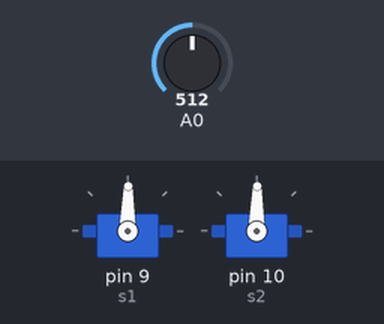
Bench run of a sketch on a simulated Arduino Uno, built with avr-gcc and run on an emulated ATmega328P. Shown: 2 × servo. The inputs (shaded band) are chosen by the test bench; at power-on: A0 = 512.

Above: at 1.2 s.
1.3 s: A0 set to 716
At 1.7 s:
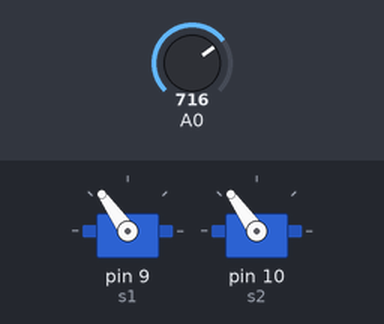
2.8 s: A0 set to 900
At 4.0 s:
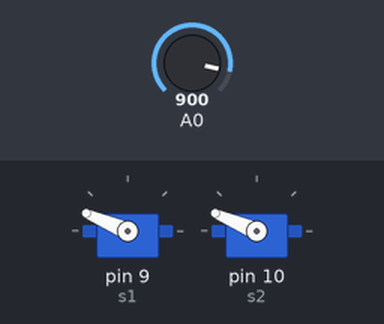
4.3 s: A0 set to 1023
At 5.1 s:
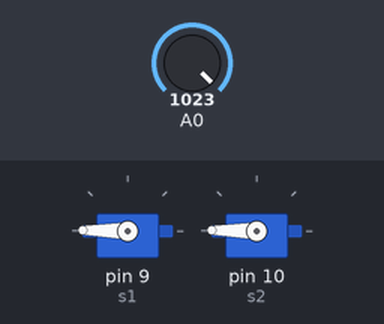
5.8 s: A0 set to 511
At 6.3 s:
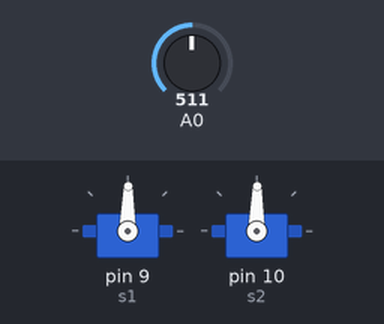
7.3 s: A0 set to 306
At 8.6 s:
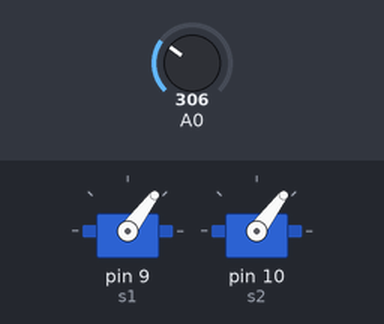
Timing chart, 0 to 9.8 s (numbered marks = the images above; inputs shaded):
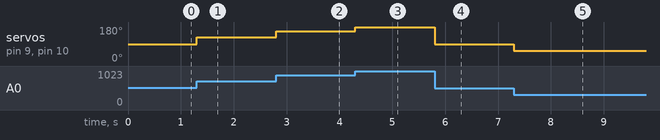

Measured:
- after the input at 1.3 s, servo on pin 9 (s1), servo on pin 10 (s2): 89° → 125° at once
- after the input at 2.8 s, servo on pin 9 (s1), servo on pin 10 (s2): 125° → 157° at once
- after the input at 4.3 s, servo on pin 9 (s1), servo on pin 10 (s2): 157° → 179° at once
- after the input at 5.8 s, servo on pin 9 (s1), servo on pin 10 (s2): 179° → 89° at once
- after the input at 7.3 s, servo on pin 9 (s1), servo on pin 10 (s2): 89° → 53° at once

The sketch:

arm.ino
```cpp
#include <Servo.h>
Servo s1;
Servo s2;
void setup() {
  // put your setup code here, to run once:
  s1.attach(9);
  s2.attach(10);
}

void loop() {
  // put your main code here, to run repeatedly:
  s1.write(map(analogRead(A0), 0, 1023, 0, 179));
  s2.write(map(analogRead(A0), 0, 1023, 0, 179));
}
```
